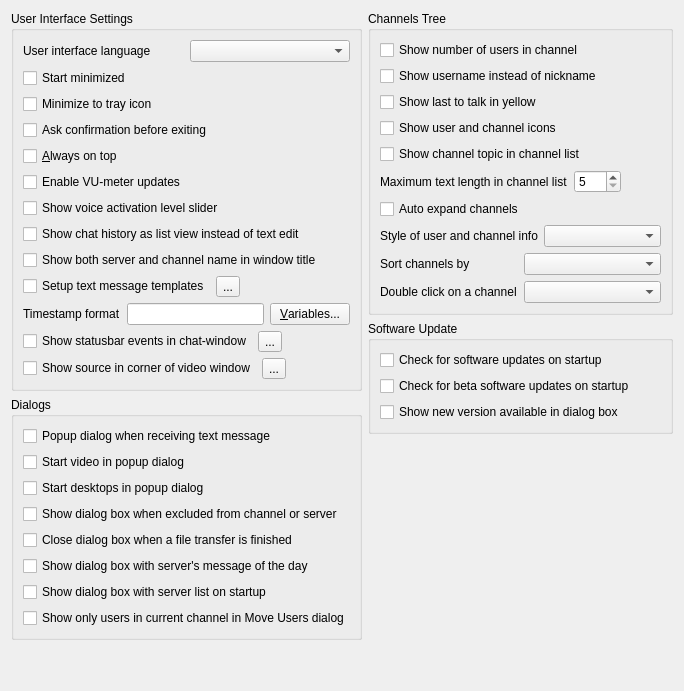
     <widget class="QWidget" name="displayTab">
      <attribute name="title">
       <string>Display</string>
      </attribute>
      <layout class="QHBoxLayout" name="horizontalLayout_31">
       <item>
        <layout class="QVBoxLayout" name="verticalLayout_21">
         <item>
          <widget class="QGroupBox" name="groupBox_3">
           <property name="title">
            <string>User Interface Settings</string>
           </property>
           <layout class="QVBoxLayout" name="verticalLayout_18">
            <item>
             <layout class="QHBoxLayout" name="horizontalLayout_17">
              <item>
               <widget class="QLabel" name="label_5">
                <property name="text">
                 <string>User interface language</string>
                </property>
                <property name="buddy">
                 <cstring>languageBox</cstring>
                </property>
               </widget>
              </item>
              <item>
               <widget class="QComboBox" name="languageBox"/>
              </item>
             </layout>
            </item>
            <item>
             <widget class="QCheckBox" name="startminimizedChkBox">
              <property name="text">
               <string>Start minimized</string>
              </property>
             </widget>
            </item>
            <item>
             <widget class="QCheckBox" name="trayChkBox">
              <property name="text">
               <string>Minimize to tray icon</string>
              </property>
             </widget>
            </item>
            <item>
             <widget class="QCheckBox" name="confirmExitChkBox">
              <property name="text">
               <string>Ask confirmation before exiting</string>
              </property>
             </widget>
            </item>
            <item>
             <widget class="QCheckBox" name="alwaysontopChkBox">
              <property name="text">
               <string>&amp;Always on top</string>
              </property>
             </widget>
            </item>
            <item>
             <widget class="QCheckBox" name="vumeterChkBox">
              <property name="text">
               <string>Enable VU-meter updates</string>
              </property>
             </widget>
            </item>
            <item>
             <widget class="QCheckBox" name="voiceActLevelChkBox">
              <property name="text">
               <string>Show voice activation level slider</string>
              </property>
             </widget>
            </item>
            <item>
             <widget class="QCheckBox" name="chatlistviewChkBox">
              <property name="text">
               <string>Show chat history as list view instead of text edit</string>
              </property>
             </widget>
            </item>
            <item>
             <widget class="QCheckBox" name="ServnameChkBox">
              <property name="text">
               <string>Show both server and channel name in window title</string>
              </property>
             </widget>
            </item>
            <item>
             <layout class="QHBoxLayout" name="horizontalLayout_34">
              <item>
               <widget class="QCheckBox" name="chatTemplateChkBox">
                <property name="text">
                 <string>Setup text message templates</string>
                </property>
               </widget>
              </item>
              <item>
               <widget class="QToolButton" name="chatTemplateToolButton">
                <property name="accessibleName">
                 <string>Edit Chat Message Templates</string>
                </property>
                <property name="text">
                 <string notr="true">...</string>
                </property>
               </widget>
              </item>
              <item>
               <spacer name="horizontalSpacer_12">
                <property name="orientation">
                 <enum>Qt::Orientation::Horizontal</enum>
                </property>
                <property name="sizeHint" stdset="0">
                 <size>
                  <width>40</width>
                  <height>20</height>
                 </size>
                </property>
               </spacer>
              </item>
             </layout>
            </item>
            <item>
             <layout class="QHBoxLayout" name="horizontalLayout_30">
              <item>
               <widget class="QLabel" name="timestampformatLabel">
                <property name="text">
                 <string>Timestamp format</string>
                </property>
                <property name="buddy">
                 <cstring>timestampformatEdit</cstring>
                </property>
               </widget>
              </item>
              <item>
               <widget class="QLineEdit" name="timestampformatEdit"/>
              </item>
              <item>
               <widget class="QPushButton" name="TSFVarButton">
                <property name="text">
                 <string>&amp;Variables...</string>
                </property>
               </widget>
              </item>
             </layout>
            </item>
            <item>
             <layout class="QHBoxLayout" name="horizontalLayout_18">
              <item>
               <widget class="QCheckBox" name="logstatusbarChkBox">
                <property name="text">
                 <string>Show statusbar events in chat-window</string>
                </property>
               </widget>
              </item>
              <item>
               <widget class="QToolButton" name="statusbarToolButton">
                <property name="accessibleName">
                 <string>Configure events</string>
                </property>
                <property name="text">
                 <string notr="true">...</string>
                </property>
               </widget>
              </item>
              <item>
               <spacer name="horizontalSpacer_32">
                <property name="orientation">
                 <enum>Qt::Orientation::Horizontal</enum>
                </property>
                <property name="sizeHint" stdset="0">
                 <size>
                  <width>40</width>
                  <height>20</height>
                 </size>
                </property>
               </spacer>
              </item>
             </layout>
            </item>
            <item>
             <layout class="QHBoxLayout" name="horizontalLayout_15">
              <property name="spacing">
               <number>6</number>
              </property>
              <item>
               <widget class="QCheckBox" name="vidtextChkBox">
                <property name="text">
                 <string>Show source in corner of video window</string>
                </property>
               </widget>
              </item>
              <item>
               <widget class="QToolButton" name="vidtextsrcToolBtn">
                <property name="accessibleName">
                 <string>Video window settings</string>
                </property>
                <property name="text">
                 <string notr="true">...</string>
                </property>
               </widget>
              </item>
              <item>
               <spacer name="horizontalSpacer_19">
                <property name="orientation">
                 <enum>Qt::Orientation::Horizontal</enum>
                </property>
                <property name="sizeHint" stdset="0">
                 <size>
                  <width>40</width>
                  <height>20</height>
                 </size>
                </property>
               </spacer>
              </item>
             </layout>
            </item>
           </layout>
          </widget>
         </item>
         <item>
          <widget class="QGroupBox" name="groupBox_16">
           <property name="title">
            <string>Dialogs</string>
           </property>
           <layout class="QVBoxLayout" name="verticalLayout_4">
            <item>
             <widget class="QCheckBox" name="msgpopupChkBox">
              <property name="text">
               <string>Popup dialog when receiving text message</string>
              </property>
             </widget>
            </item>
            <item>
             <widget class="QCheckBox" name="videodlgChkBox">
              <property name="text">
               <string>Start video in popup dialog</string>
              </property>
             </widget>
            </item>
            <item>
             <widget class="QCheckBox" name="desktopdlgChkBox">
              <property name="text">
               <string>Start desktops in popup dialog</string>
              </property>
             </widget>
            </item>
            <item>
             <widget class="QCheckBox" name="dlgExcludeChkBox">
              <property name="text">
               <string>Show dialog box when excluded from channel or server</string>
              </property>
             </widget>
            </item>
            <item>
             <widget class="QCheckBox" name="closeFileDlgChkBox">
              <property name="text">
               <string>Close dialog box when a file transfer is finished</string>
              </property>
             </widget>
            </item>
            <item>
             <widget class="QCheckBox" name="dlgMOTDChkBox">
              <property name="text">
               <string>Show dialog box with server's message of the day</string>
              </property>
             </widget>
            </item>
            <item>
             <widget class="QCheckBox" name="startServerListChkBox">
              <property name="text">
               <string>Show dialog box with server list on startup</string>
              </property>
             </widget>
            </item>
            <item>
             <widget class="QCheckBox" name="moveusersCurrentChanOnlyChkBox">
              <property name="text">
               <string>Show only users in current channel in Move Users dialog</string>
              </property>
             </widget>
            </item>
           </layout>
          </widget>
         </item>
         <item>
          <spacer name="verticalSpacer_6">
           <property name="orientation">
            <enum>Qt::Orientation::Vertical</enum>
           </property>
           <property name="sizeHint" stdset="0">
            <size>
             <width>20</width>
             <height>40</height>
            </size>
           </property>
          </spacer>
         </item>
        </layout>
       </item>
       <item>
        <layout class="QVBoxLayout" name="verticalLayout_23">
         <item>
          <widget class="QGroupBox" name="groupBox_14">
           <property name="title">
            <string>Channels Tree</string>
           </property>
           <layout class="QVBoxLayout" name="verticalLayout">
            <item>
             <widget class="QCheckBox" name="usercountChkBox">
              <property name="text">
               <string>Show number of users in channel</string>
              </property>
             </widget>
            </item>
            <item>
             <widget class="QCheckBox" name="showusernameChkBox">
              <property name="text">
               <string>Show username instead of nickname</string>
              </property>
             </widget>
            </item>
            <item>
             <widget class="QCheckBox" name="lasttalkChkBox">
              <property name="text">
               <string>Show last to talk in yellow</string>
              </property>
             </widget>
            </item>
            <item>
             <widget class="QCheckBox" name="animChkBox">
              <property name="text">
               <string>Show user and channel icons</string>
              </property>
             </widget>
            </item>
            <item>
             <widget class="QCheckBox" name="chanTopicChkBox">
              <property name="text">
               <string>Show channel topic in channel list</string>
              </property>
             </widget>
            </item>
            <item>
             <layout class="QHBoxLayout" name="horizontalLayout_16">
              <item>
               <widget class="QLabel" name="label_39">
                <property name="text">
                 <string>Maximum text length in channel list</string>
                </property>
                <property name="buddy">
                 <cstring>maxtextSpinBox</cstring>
                </property>
               </widget>
              </item>
              <item>
               <widget class="QSpinBox" name="maxtextSpinBox">
                <property name="sizePolicy">
                 <sizepolicy hsizetype="Fixed" vsizetype="Fixed">
                  <horstretch>0</horstretch>
                  <verstretch>0</verstretch>
                 </sizepolicy>
                </property>
                <property name="minimum">
                 <number>5</number>
                </property>
                <property name="maximum">
                 <number>512</number>
                </property>
               </widget>
              </item>
              <item>
               <spacer name="horizontalSpacer_18">
                <property name="orientation">
                 <enum>Qt::Orientation::Horizontal</enum>
                </property>
                <property name="sizeHint" stdset="0">
                 <size>
                  <width>40</width>
                  <height>20</height>
                 </size>
                </property>
               </spacer>
              </item>
             </layout>
            </item>
            <item>
             <widget class="QCheckBox" name="chanexpChkBox">
              <property name="text">
               <string>Auto expand channels</string>
              </property>
             </widget>
            </item>
            <item>
             <layout class="QHBoxLayout" name="horizontalLayout_33">
              <item>
               <widget class="QLabel" name="label_infoStyle">
                <property name="text">
                 <string>Style of user and channel info</string>
                </property>
                <property name="buddy">
                 <cstring>infoStyleBox</cstring>
                </property>
               </widget>
              </item>
              <item>
               <widget class="QComboBox" name="infoStyleBox"/>
              </item>
             </layout>
            </item>
            <item>
             <layout class="QHBoxLayout" name="horizontalLayout_27">
              <item>
               <widget class="QLabel" name="label_45">
                <property name="text">
                 <string>Sort channels by</string>
                </property>
                <property name="buddy">
                 <cstring>channelsortComboBox</cstring>
                </property>
               </widget>
              </item>
              <item>
               <widget class="QComboBox" name="channelsortComboBox"/>
              </item>
             </layout>
            </item>
            <item>
             <layout class="QHBoxLayout" name="horizontalLayout_26">
              <item>
               <widget class="QLabel" name="label_dbclickchan">
                <property name="text">
                 <string>Double click on a channel</string>
                </property>
                <property name="buddy">
                 <cstring>chanDbClickBox</cstring>
                </property>
               </widget>
              </item>
              <item>
               <widget class="QComboBox" name="chanDbClickBox"/>
              </item>
             </layout>
            </item>
           </layout>
          </widget>
         </item>
         <item>
          <widget class="QGroupBox" name="groupBox_15">
           <property name="title">
            <string>Software Update</string>
           </property>
           <layout class="QVBoxLayout" name="verticalLayout_9">
            <item>
             <widget class="QCheckBox" name="updatesChkBox">
              <property name="text">
               <string>Check for software updates on startup</string>
              </property>
             </widget>
            </item>
            <item>
             <widget class="QCheckBox" name="betaUpdatesChkBox">
              <property name="text">
               <string>Check for beta software updates on startup</string>
              </property>
             </widget>
            </item>
            <item>
             <widget class="QCheckBox" name="updatesDlgChkBox">
              <property name="text">
               <string>Show new version available in dialog box</string>
              </property>
             </widget>
            </item>
           </layout>
          </widget>
         </item>
         <item>
          <spacer name="verticalSpacer_8">
           <property name="orientation">
            <enum>Qt::Orientation::Vertical</enum>
           </property>
           <property name="sizeHint" stdset="0">
            <size>
             <width>20</width>
             <height>40</height>
            </size>
           </property>
          </spacer>
         </item>
        </layout>
       </item>
      </layout>
     </widget>
